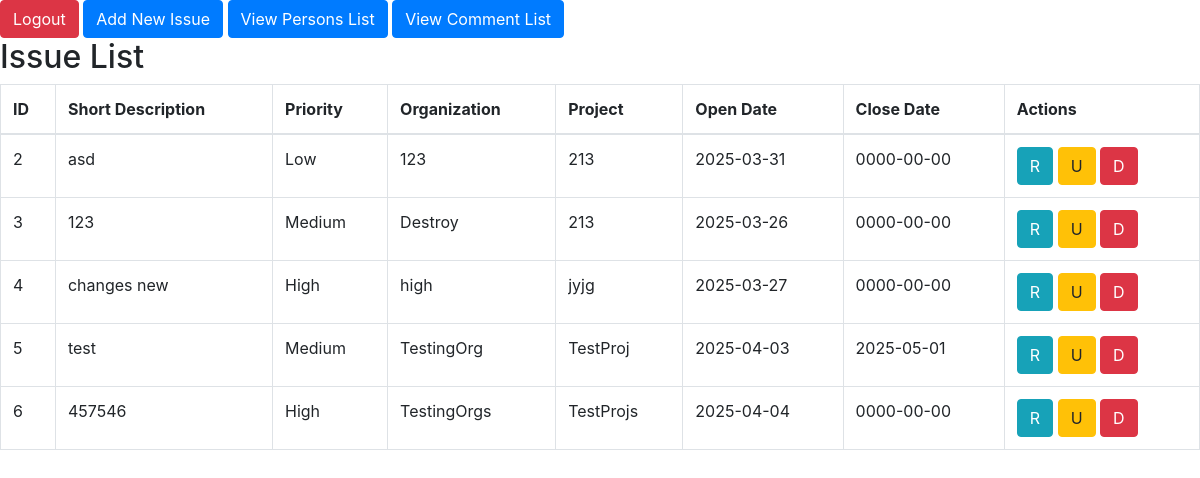
The page /issue_list.php (signed in) on the database its author committed.
### tables this page shows
CREATE TABLE `iss_issues` (
  `id` int(11) NOT NULL,
  `short_description` varchar(255) NOT NULL,
  `long_description` text NOT NULL,
  `open_date` date NOT NULL,
  `close_date` date NOT NULL,
  `priority` varchar(255) NOT NULL,
  `org` varchar(255) NOT NULL,
  `project` varchar(255) NOT NULL,
  `per_id` int(11) NOT NULL,
  `pdf_attachment` varchar(255) NOT NULL
);

### issue_list.php (the view, shortened to what this page needs)
<?php
$servername = "localhost";
$username = "root";
$password = "";
$dbname = "cis355";
$conn = new mysqli($servername, $username, $password, $dbname);
$result = $conn->query("SELECT iss_issues.*, iss_persons.fname AS assigned_person_fname, iss_persons.lname AS assigned_person_lname
FROM iss_issues
INNER JOIN iss_persons ON iss_issues.per_id = iss_persons.id;
");
?>
<!DOCTYPE html>
<html lang="en">
<head>
    <link rel="stylesheet" href="https://maxcdn.bootstrapcdn.com/bootstrap/4.5.2/css/bootstrap.min.css">
</head>
<body>
<a href="logout.php"><button class="btn btn-danger">Logout</button></a>
<a href="add_issue.php"><button class="btn btn-primary">Add New Issue</button></a>
<a href="persons_list.php">
    <button class="btn btn-primary">View Persons List</button>
</a>
<a href="comment_list.php">
    <button class="btn btn-primary">View Comment List</button>
</a>
<h2>Issue List</h2>
<table class="table table-bordered">
    <thead>
        <tr>
            <th>ID</th>
            <th>Short Description</th>
            <th>Priority</th>
            <th>Organization</th>
            <th>Project</th>
            <th>Open Date</th>
            <th>Close Date</th>
            <th>Actions</th>
        </tr>
    </thead>
    <tbody>
        <?php while ($row = $result->fetch_assoc()): ?>
            <tr>
                <td><?php echo $row['id']; ?></td>
                <td><?php echo $row['short_description']; ?></td>
                <td><?php echo $row['priority']; ?></td>
                <td><?php echo $row['org']; ?></td>
                <td><?php echo $row['project']; ?></td>
                <td><?php echo $row['open_date']; ?></td>
                <td><?php echo $row['close_date']; ?></td>
                <td>
                    <button class="btn btn-info" data-toggle="modal" data-target="#readModal<?php echo $row['id']; ?>">R</button>
                    <?php if($_SESSION['admin'] == 'Y' || $_SESSION['user_id'] == $row['per_id']) { ?>
                    <button class="btn btn-warning" data-toggle="modal" data-target="#updateModal<?php echo $row['id']; ?>">U</button>
                    <button class="btn btn-danger" data-toggle="modal" data-target="#deleteModal<?php echo $row['id']; ?>">D</button>
                    <?php }?>
                </td>
            </tr>
        <?php endwhile; ?>
    </tbody>
</table>
</body>
</html>

### rows shown on the page
iss_issues: id "2", short_description "asd", priority "Low", org "123", project "213", open_date "2025-03-31", close_date "0000-00-00"
iss_issues: id "3", short_description "123", priority "Medium", org "Destroy", project "213", open_date "2025-03-26", close_date "0000-00-00"
iss_issues: id "4", short_description "changes new", priority "High", org "high", project "jyjg", open_date "2025-03-27", close_date "0000-00-00"
iss_issues: id "5", short_description "test", priority "Medium", org "TestingOrg", project "TestProj", open_date "2025-04-03", close_date "2025-05-01"
iss_issues: id "6", short_description "457546", priority "High", org "TestingOrgs", project "TestProjs", open_date "2025-04-04", close_date "0000-00-00"
